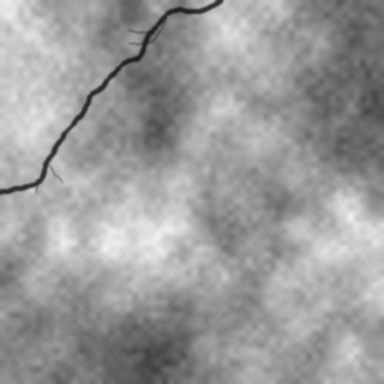
#> input picture sample_images/synthetic_01.png, 384 x 384 px
$ python -i augment.py   (imports and definitions only)
#> lines starting #> are read from the running program, lines starting #| are printed output that depends on the picture
### src/config.py
"""Central configuration: paths, sizes and model names."""
from pathlib import Path

ROOT = Path(__file__).resolve().parent.parent
DATA_DIR = ROOT / "data"
WEIGHTS_DIR = ROOT / "weights"
RESULTS_DIR = ROOT / "results"
SAMPLES_DIR = ROOT / "sample_images"
for _d in (DATA_DIR, WEIGHTS_DIR, RESULTS_DIR, SAMPLES_DIR):
    try:
        _d.mkdir(exist_ok=True)
    except OSError:
        pass

IMG_SIZE = 256          # segmentation training / inference size (multiple of 16)
CLS_SIZE = 224          # classification input size
MEAN = (0.485, 0.456, 0.406)
STD = (0.229, 0.224, 0.225)
IMG_EXT = {".jpg", ".jpeg", ".png", ".bmp", ".tif", ".tiff"}

SEG_MODELS = {
    "unet": "Baseline U-Net (BCE)",
    "attention_unet": "Enhanced Attention U-Net (BCE+Dice)",
}
CLS_MODELS = {
    "resnet18": "Baseline ResNet-18",
    "efficientnet_b0": "EfficientNet-B0",
    "mobilenet_v3_small": "MobileNetV3-Small (lightweight)",
}
YOLO_WEIGHTS = WEIGHTS_DIR / "yolo_crack.pt"

### src/augment.py
"""NumPy/OpenCV augmentation + robustness perturbations (no torch needed)."""
import random
import cv2
import numpy as np
from .config import MEAN, STD


def normalize_np(img_rgb):
    x = img_rgb.astype(np.float32) / 255.0
    return (x - np.array(MEAN, np.float32)) / np.array(STD, np.float32)


def add_shadow(img, rng=random, strength=None):
    """Darken a random soft-edged polygon (simulates cast shadows)."""
    h, w = img.shape[:2]
    pts = np.array([[rng.randint(0, w - 1), rng.randint(0, h - 1)] for _ in range(rng.randint(3, 6))], np.int32)
    m = np.zeros((h, w), np.float32)
    cv2.fillConvexPoly(m, cv2.convexHull(pts), 1.0)
    m = cv2.GaussianBlur(m, (0, 0), sigmaX=max(h, w) / 30)
    f = strength if strength is not None else rng.uniform(0.35, 0.7)  # remaining brightness
    out = img.astype(np.float32) * (1 - m[..., None] * (1 - f))
    return np.clip(out, 0, 255).astype(np.uint8)


def random_augment(img, mask=None, rng=random, zoom=True):
    """Flip / rot90 / zoom-crop / brightness-contrast / shadow / blur / noise."""
#> called with zoom = True
    if rng.random() < 0.5:
        img = img[:, ::-1]; mask = mask[:, ::-1] if mask is not None else None
    if rng.random() < 0.5:
        img = img[::-1]; mask = mask[::-1] if mask is not None else None
    k = rng.randint(0, 3)
    if k:
        img = np.rot90(img, k); mask = np.rot90(mask, k) if mask is not None else None
#> after `img = np.rot90(img, k)`:
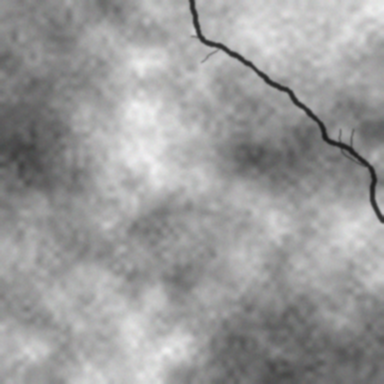
#> img: shape (384, 384, 3); mean of channels 0, 1, 2 154.9, 154.9, 154.9; drawn as B, G, R
    img = np.ascontiguousarray(img); mask = np.ascontiguousarray(mask) if mask is not None else None
    h, w = img.shape[:2]
#> h = 384; w = 384
    if zoom and rng.random() < 0.4:
        s = rng.uniform(0.7, 1.0)
        ch, cw = int(h * s), int(w * s)
#> ch = 380; cw = 380
        y0, x0 = rng.randint(0, h - ch), rng.randint(0, w - cw)
#> y0 = 3; x0 = 3
        img = cv2.resize(img[y0:y0 + ch, x0:x0 + cw], (w, h), interpolation=cv2.INTER_LINEAR)
        if mask is not None:
            mask = cv2.resize(mask[y0:y0 + ch, x0:x0 + cw], (w, h), interpolation=cv2.INTER_NEAREST)
    a, b = rng.uniform(0.75, 1.25), rng.uniform(-25, 25)
    img = np.clip(img.astype(np.float32) * a + b, 0, 255).astype(np.uint8)
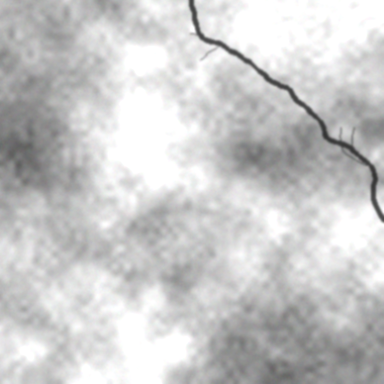
#> img: shape (384, 384, 3); mean of channels 0, 1, 2 201.7, 201.8, 201.8; drawn as B, G, R
    if rng.random() < 0.3:
        img = add_shadow(img, rng)
    if rng.random() < 0.2:
        img = cv2.GaussianBlur(img, (3, 3), 0)
    if rng.random() < 0.2:
        img = np.clip(img + np.random.normal(0, 6, img.shape), 0, 255).astype(np.uint8)
    return img, mask


# ---- robustness perturbations (severity 1..3) -------------------------------
PERTURBATIONS = ["dark", "bright", "low_contrast", "shadow", "blur", "noise", "jpeg"]


def perturb_image(img, kind, severity=1):
    s = int(np.clip(severity, 1, 3)) - 1
    if kind == "dark":
        return np.clip(img.astype(np.float32) * [0.7, 0.5, 0.3][s], 0, 255).astype(np.uint8)
    if kind == "bright":
        return np.clip(img.astype(np.float32) * [1.3, 1.6, 2.0][s] + [10, 20, 30][s], 0, 255).astype(np.uint8)
    if kind == "low_contrast":
        f = [0.7, 0.5, 0.3][s]
        return np.clip((img.astype(np.float32) - 128) * f + 128, 0, 255).astype(np.uint8)
    if kind == "shadow":
        return add_shadow(img, random.Random(7), strength=[0.6, 0.45, 0.3][s])
    if kind == "blur":
        k = [3, 7, 11][s]
        return cv2.GaussianBlur(img, (k, k), 0)
    if kind == "noise":
        rs = np.random.RandomState(0)
        return np.clip(img + rs.normal(0, [8, 16, 28][s], img.shape), 0, 255).astype(np.uint8)
    if kind == "jpeg":
        ok, enc = cv2.imencode(".jpg", cv2.cvtColor(img, cv2.COLOR_RGB2BGR), [cv2.IMWRITE_JPEG_QUALITY, [40, 20, 8][s]])
        return cv2.cvtColor(cv2.imdecode(enc, 1), cv2.COLOR_BGR2RGB)
    raise ValueError(kind)

>>> import cv2
>>> picture = cv2.cvtColor(cv2.imread('../sample_images/synthetic_01.png'), cv2.COLOR_BGR2RGB)
>>> result = random_augment(picture)

$ run again, on sample_images/synthetic_02.png
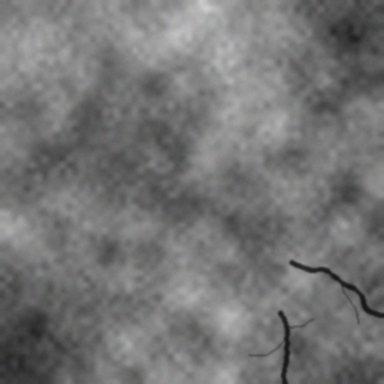
#> input picture sample_images/synthetic_02.png, 384 x 384 px
#> in random_augment, `img = np.rot90(img, k)`:
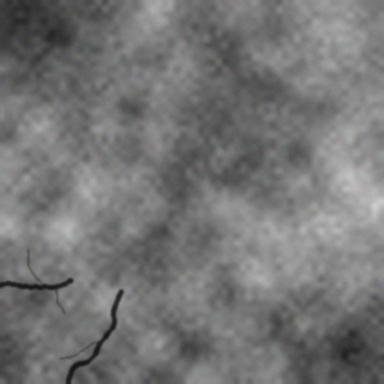
#> img: shape (384, 384, 3); mean of channels 0, 1, 2 116.7, 116.7, 116.7; drawn as B, G, R
#> in random_augment, `img = np.clip(img.astype(np.float32) * a + b, 0, 255).astype(np.uint8)`:
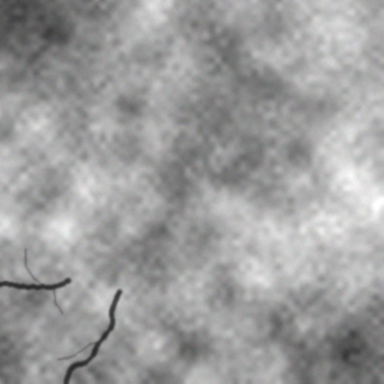
#> img: shape (384, 384, 3); mean of channels 0, 1, 2 157.1, 157.1, 157.1; drawn as B, G, R

$ run again, on sample_images/synthetic_03.png
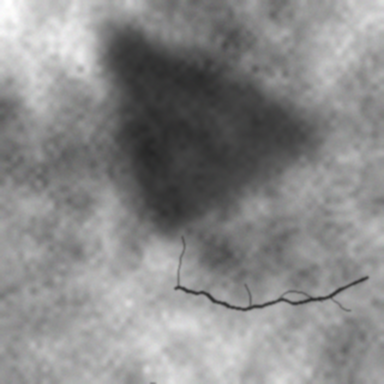
#> input picture sample_images/synthetic_03.png, 384 x 384 px
#> in random_augment, `img = np.rot90(img, k)`:
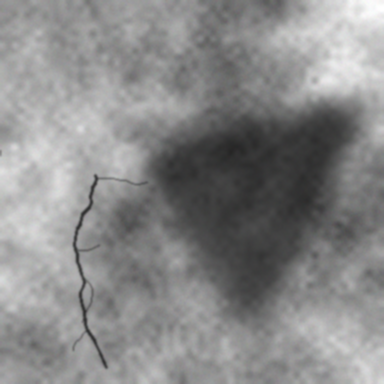
#> img: shape (384, 384, 3); mean of channels 0, 1, 2 136.7, 136.7, 136.7; drawn as B, G, R
#> in random_augment, `img = np.clip(img.astype(np.float32) * a + b, 0, 255).astype(np.uint8)`:
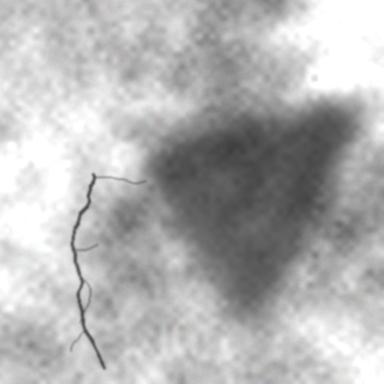
#> img: shape (384, 384, 3); mean of channels 0, 1, 2 179.4, 179.5, 179.5; drawn as B, G, R

$ run again, on sample_images/synthetic_04.png
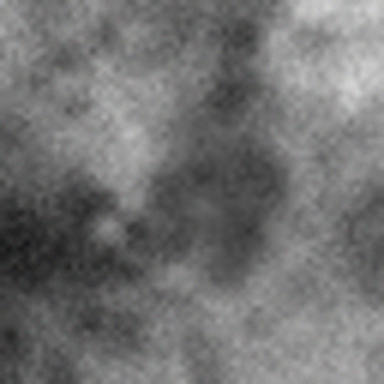
#> input picture sample_images/synthetic_04.png, 384 x 384 px
#> in random_augment, `img = np.rot90(img, k)`:
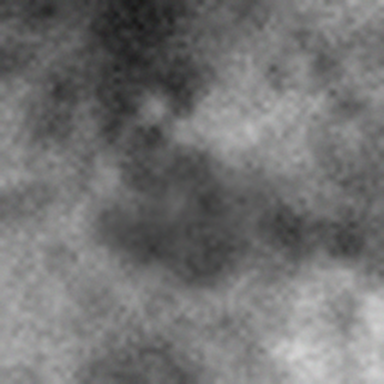
#> img: shape (384, 384, 3); mean of channels 0, 1, 2 114, 114, 114; drawn as B, G, R
#> in random_augment, `img = np.clip(img.astype(np.float32) * a + b, 0, 255).astype(np.uint8)`:
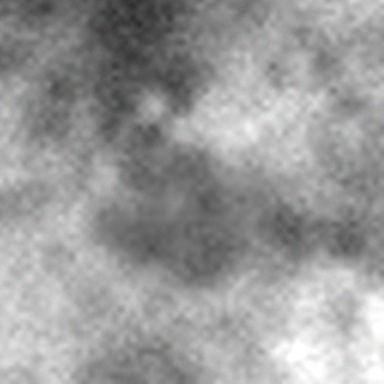
#> img: shape (384, 384, 3); mean of channels 0, 1, 2 153.7, 153.7, 153.7; drawn as B, G, R
